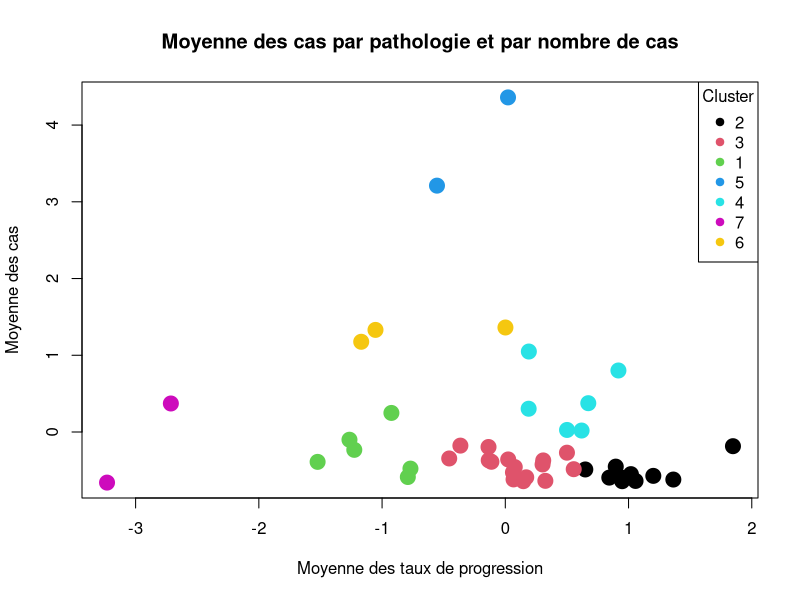

The R source for this figure:
# Librairies

library(dplyr)  
library(cluster)


# Importation des données (issue de la data preparation)
data_maladie_preparation <- read.csv("data_maladie_preparation.csv", sep = ",")

## Mise en forme du jeu de données pour l'application du clustering ##

# On pivote le dataset de sorte à avoir une instance par pathologie associée à une prevalence et un nombre de cas pour chaque année
data_clustering <- reshape(data_maladie_preparation, idvar = 'patho_niv2', timevar = 'annee', direction = 'wide')

# Réinitialiser l'index
rownames(data_clustering) <- 1:nrow(data_clustering)

data_clustering <- na.omit(data_clustering)

# Afin d'analyser les variation de la prévalence des pathologies, on calcul le taux de variation de la prévalence pour chaque année (ex : le taux d'augmentation entre 2017 et 2018)
for (year in 2016:2022) {
  prev_current <- paste0('prev.', year)
  prev_previous <- paste0('prev.', year - 1)
  taux_column <- paste0('taux.', year)
  
  data_clustering[[taux_column]] <- (data_clustering[[prev_current]] - data_clustering[[prev_previous]]) / data_clustering[[prev_previous]] * 100  # En pourcentage
}


# On va s'interesser à la variation moyenne du taux sur ces 5 dernieres années, on calcul donc la moyenne des taux de variation pour chaque pathologie et la moyenne du nombre de cas
data_clustering$moyenne_cas <- rowMeans(data_clustering[, c('ntop.2015', 'ntop.2016','ntop.2017', 'ntop.2018', 'ntop.2019', 'ntop.2020', 'ntop.2021', 'ntop.2022')], na.rm = TRUE)

data_clustering$moyenne_taux <- rowMeans(data_clustering[, c('taux.2016','taux.2017', 'taux.2018', 'taux.2019', 'taux.2020', 'taux.2021', 'taux.2022')], na.rm = TRUE)

# Suppression des colonnes inutiles pour le clustering
data_clustering <- data_clustering[, c('patho_niv2', 'moyenne_cas', 'moyenne_taux')]

# Normalisation des données
data_clustering[, c('moyenne_cas', 'moyenne_taux')] <- scale(data_clustering[, c('moyenne_cas', 'moyenne_taux')])


## Clustering ##


set.seed(123)

# Sélection des colonnes pour le clustering
X <- data_clustering[, c('moyenne_cas', 'moyenne_taux')]

# Initialisation des scores de silhouette
silhouette_scores <- c()

# Boucle pour tester différents nombres de clusters
for (n_clusters in 2:30) {
  model <- kmeans(X, centers = n_clusters, nstart = 10)
  
  # Calcul du score de silhouette
  sil <- silhouette(model$cluster, dist(X))
  
  # Stocker la moyenne du score de silhouette
  score_moyen <- mean(sil[, 'sil_width'])
  silhouette_scores <- c(silhouette_scores, score_moyen)
  
  # Affichage du score de silhouette pour chaque nombre de clusters
  print(paste("Clusters:", n_clusters, "- Silhouette Score:", round(score_moyen, 4)))
}

# Clustering des données
model <- kmeans(X, centers = 7, nstart = 10)
data_clustering$cluster <- model$cluster


# PROBLEME D'affichage des clusters


# Affichage des clusters
plot(data_clustering$moyenne_taux,data_clustering$moyenne_cas , col = data_clustering$cluster, pch = 19, cex = 2, main = "Moyenne des cas par pathologie et par nombre de cas", xlab = "Moyenne des taux de progression", ylab = "Moyenne des cas")
legend('topright', legend = unique(data_clustering$cluster), col = 1:10, pch = 19, cex = 1, title = 'Cluster')


# Affichage des données des clusters
data_clustering %>%
  group_by(cluster) %>%
  summarise(
    patho_niv2 = n(),  # Nombre de pathologies
    moyenne_cas = mean(moyenne_cas),  # Moyenne des cas
    moyenne_taux = mean(moyenne_taux)  # Moyenne des taux
  ) %>% arrange(-moyenne_taux)

write.csv(data_clustering, "data_clustering.csv", row.names = FALSE)
